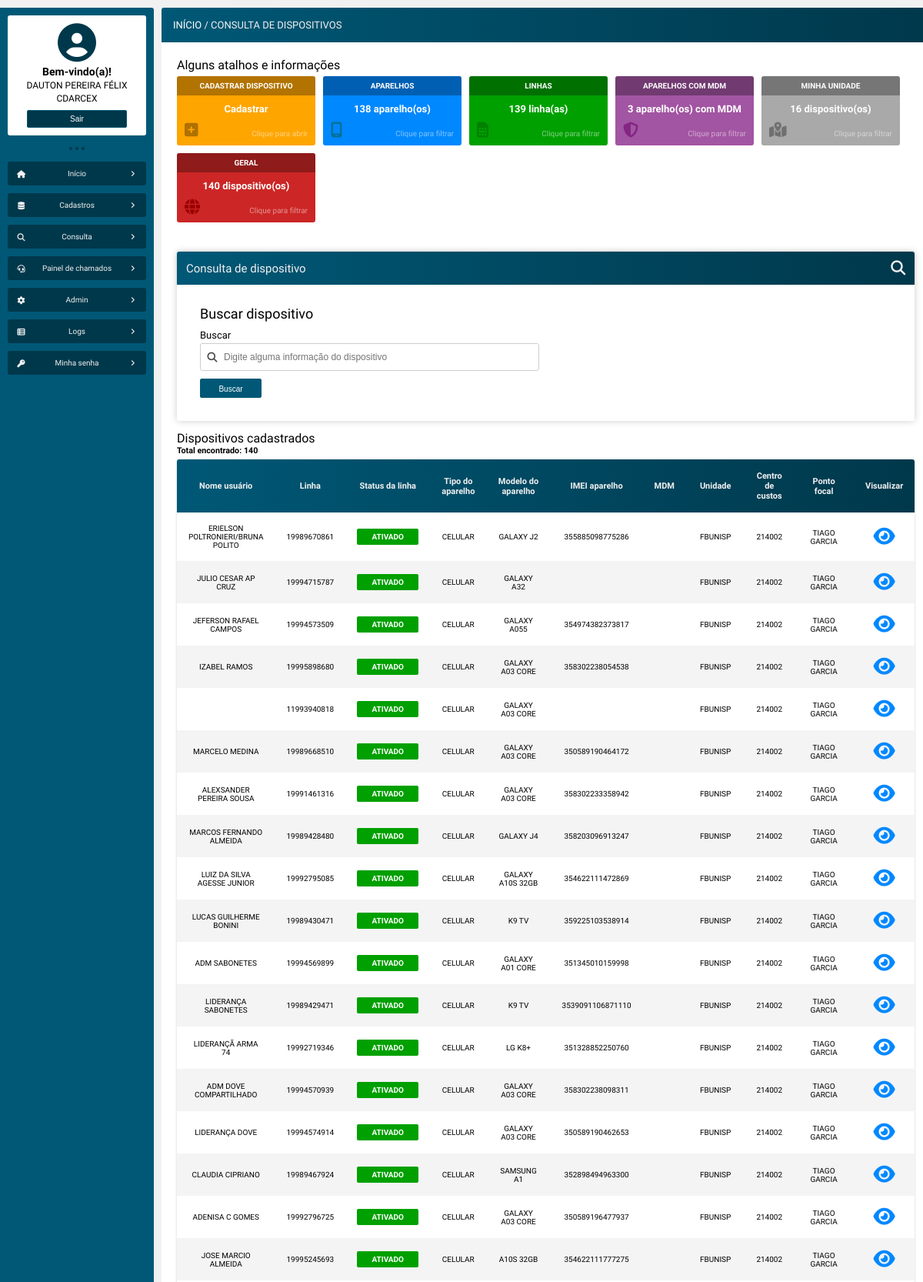
Page /consulta_dispositivos.php (signed in, upper part) on the committed database.
### tables this page shows
CREATE TABLE `tb_dispositivos` (
  `id` int NOT NULL AUTO_INCREMENT,
  `possui_linha` varchar(45) DEFAULT NULL,
  `linha` varchar(100) DEFAULT NULL,
  `operadora` varchar(100) DEFAULT NULL,
  `servico` varchar(100) DEFAULT NULL,
  `perfil` varchar(100) DEFAULT NULL,
  `status` varchar(100) DEFAULT NULL,
  `data_ativacao` varchar(100) DEFAULT NULL,
  `sim_card` varchar(100) DEFAULT NULL,
  `possui_aparelho` varchar(45) DEFAULT NULL,
  `tipo_aparelho` varchar(45) DEFAULT NULL,
  `marca_aparelho` varchar(100) DEFAULT NULL,
  `modelo_aparelho` varchar(100) DEFAULT NULL,
  `imei_aparelho` varchar(100) DEFAULT NULL,
  `gestao_mdm` varchar(100) DEFAULT NULL,
  `unidade` varchar(100) DEFAULT NULL,
  `centro_custo` varchar(100) DEFAULT NULL,
  `uf` varchar(10) DEFAULT NULL,
  `canal` varchar(100) DEFAULT NULL,
  `ponto_focal` varchar(100) DEFAULT NULL,
  `gestor` varchar(100) DEFAULT NULL,
  `possui_usuario` varchar(45) DEFAULT NULL,
  `nome` varchar(100) DEFAULT NULL,
  `matricula` varchar(100) DEFAULT NULL,
  `email` varchar(100) DEFAULT NULL,
  `funcao` varchar(100) DEFAULT NULL,
  `data_cadastro` timestamp NULL DEFAULT CURRENT_TIMESTAMP,
  `cadastrado_por` varchar(100) DEFAULT NULL,
  PRIMARY KEY (`id`),
  FULLTEXT KEY `linha` (`linha`,`operadora`,`servico`,`perfil`,`status`,`sim_card`,`marca_aparelho`,`modelo_aparelho`,`imei_aparelho`,`unidade`,`centro_custo`,`uf`,`ponto_focal`,`gestor`,`nome`,`matricula`),
  FULLTEXT KEY `busca` (`linha`,`operadora`,`status`,`tipo_aparelho`,`marca_aparelho`,`modelo_aparelho`,`imei_aparelho`,`unidade`,`centro_custo`,`canal`,`ponto_focal`,`gestor`,`nome`,`matricula`,`email`,`funcao`)
);

### src/model/Telefonia.php (called while the page is built, shortened)
<?php
class Telefonia
{
    private PDO $pdo;
    public function __construct(PDO $pdo)
    {
        $this->pdo = $pdo;
    }
    public function exibeDispositivos(): array
    {
        $sql = "SELECT * FROM tb_dispositivos ORDER BY ponto_focal DESC";
        $stmt = $this->pdo->prepare($sql);
        $stmt->execute();
        $resultado = $stmt->fetchAll(PDO::FETCH_ASSOC);
        return $resultado;
    }
    public function contagemDispositivos(): int
    {
        $sql = "SELECT COUNT(*) FROM tb_dispositivos";
        $stmt = $this->pdo->prepare($sql);
        $stmt->execute();
        $resultado = $stmt->fetchColumn();
        return $resultado;
    }
    public function contagemLinhas(): int
    {
        $sql = "SELECT COUNT(*) FROM tb_dispositivos WHERE linha != ''";
        $stmt = $this->pdo->prepare($sql);
        $stmt->execute();
        $resultado = $stmt->fetchColumn();
        return $resultado;
    }
    public function contagemAparelhos(): int
    {
        $sql = "SELECT COUNT(*) FROM tb_dispositivos WHERE marca_aparelho != ''";
        $stmt = $this->pdo->prepare($sql);
        $stmt->execute();
        $resultado = $stmt->fetchColumn();
        return $resultado;
    }
    public function contagemMDM(): int
    {
        $sql = "SELECT COUNT(*) FROM tb_dispositivos WHERE gestao_mdm = 'Sim'";
        $stmt = $this->pdo->prepare($sql);
        $stmt->execute();
        $resultado = $stmt->fetchColumn();
        return $resultado;
    }
    public function contagemMinhaUnidade() : int
    {
        $sql = "SELECT COUNT(*) FROM tb_dispositivos WHERE unidade = ? ";
        $stmt = $this->pdo->prepare($sql);
        $stmt->bindValue(1, $_SESSION['unidade']);
        $stmt->execute();
        $resultado = $stmt->fetchColumn();
        return $resultado;
    }
}

### consulta_dispositivos.php (the view, shortened to what this page needs)
<?php
require_once "src/config/conexao_bd.php";
if(empty($_SERVER['QUERY_STRING']) || $_SERVER['QUERY_STRING'] === 'busca=' || $_SERVER['QUERY_STRING'] === 'dispositivo=atualizado' || $_SERVER['QUERY_STRING'] === 'dispositivo=cadastrado' || $_SERVER['QUERY_STRING'] === 'dispositivo=excluido') {
    $titulo_tabela_filtrada = "Dispositivos cadastrados";
    $dispositivo = new Telefonia($pdo);
    $exibeDispositivos = $dispositivo->exibeDispositivos();
}
elseif (($_SERVER['QUERY_STRING'] ?? '') === 'linhas') {
    $titulo_tabela_filtrada = "Linhas cadastradas";
    $caminho_extracao = "linhas";
    $dispositivo = new Telefonia($pdo);
    $exibeDispositivos = $dispositivo->exibeLinhas();
} elseif(($_SERVER['QUERY_STRING'] ?? '') === 'aparelhos') {
    $titulo_tabela_filtrada = "Aparelhos cadastrados";
    $caminho_extracao = "aparelhos";
    $dispositivo = new Telefonia($pdo);
    $exibeDispositivos = $dispositivo->exibeAparelhos();
} elseif(($_SERVER['QUERY_STRING'] ?? '') === 'mdm') {
    $titulo_tabela_filtrada = "Aparelhos com MDM";
    $caminho_extracao = "mdm";
    $dispositivo = new Telefonia($pdo);
    $exibeDispositivos = $dispositivo->exibeComMDM();
} elseif(($_SERVER['QUERY_STRING'] ?? '') === 'minha_unidade') {
    $titulo_tabela_filtrada = "Aparelhos da minha unidade";
    $caminho_extracao = "minha_unidade";
    $dispositivo = new Telefonia($pdo);
    $exibeDispositivos = $dispositivo->exibeDispositivosMinhaUnidade();
} elseif(($_SERVER['QUERY_STRING'] ?? '') !== 'mdm' && ($_SERVER['QUERY_STRING'] ?? '') !== 'linha' && ($_SERVER['QUERY_STRING'] ?? '') !== 'aparelho' && ($_SERVER['QUERY_STRING'] ?? '') !== '') {
    $titulo_tabela_filtrada = 'Resultado da busca';
    $caminho_extracao = "extrair_tudo";
    $dispositivo = new Telefonia($pdo);
    $exibeDispositivos = $dispositivo->buscaDispositivo($_GET['busca']);
}
$mdm = new Telefonia($pdo);
$totalMDM = $mdm->contagemMDM();
$linha = new Telefonia($pdo);
$totalLinhas = $linha->contagemLinhas();
$aparelho = new Telefonia($pdo);
$totalAparelhos = $aparelho->contagemAparelhos();
$dispositivos = new Telefonia($pdo);
$totalDispositivos = $dispositivos->contagemDispositivos();
$dispositivos = new Telefonia($pdo);
$totalMinhaUnidade = $dispositivos->contagemMinhaUnidade();
?>
<!DOCTYPE html>
<html>
<head>
    <?php
    require_once "src/views/layout/head.php";
    ?>
</head>
<body>
    <main class="corpo">
        <?php
        require_once "src/views/layout/menu_lateral.php";
        ?>
        <section class="principal">
            <article class="conteudo">
                <header class="conteudo-cabecalho">
                    <h3><a href="inicio.php">INÍCIO</a> / CONSULTA DE DISPOSITIVOS</h3>
                </header>
                <section class="conteudo-center">
                    <article class="conteudo-center-boxs">
                        <div class="conteudo-center-box-01">
                            <h1>Alguns atalhos e informações</h1>
                            <?php if($_SESSION['perfil'] === 'INFRAESTRUTURA IDL' || $_SESSION['perfil'] === 'TI SITES') : ?>
                                <a href="cadastrar_dispositivo.php">
                                    <div>
                                        <div id="box-infos-amarela">
                                            <span>
                                                <h4>CADASTRAR DISPOSITIVO</h4>
                                            </span>
                                            <h3>Cadastrar</h3>
                                            <i class="fa-solid fa-square-plus"></i>
                                            <p class="texto-filtro">Clique para abrir</p>
                                        </div>
                                    </div>
                                </a>
                            <?php endif ?>
                            <a href="consulta_dispositivos.php?aparelhos">
                                <div>
                                    <div id="box-infos-azul">
                                        <span>
                                            <h4>APARELHOS</h4>
                                        </span>
                                        <h3><?= $totalAparelhos ?> aparelho(os)</h3>
                                        <i class="fa-solid fa-mobile-screen"></i>
                                        <p class="texto-filtro">Clique para filtrar</p>
                                    </div>
                                </div>
                            </a>
                            <a href="consulta_dispositivos.php?linhas">
                                <div>
                                    <div id="box-infos-verde">
                                        <span>
                                            <h4>LINHAS</h4>
                                        </span>
                                        <h3><?= $totalLinhas ?> linha(as)</h3>
                                        <i class="fa-solid fa-sim-card"></i>
                                        <p class="texto-filtro">Clique para filtrar</p>
                                    </div>
                                </div>
                            </a>
                            <a href="consulta_dispositivos.php?mdm">
                                <div>
                                    <div id="box-infos-roxa">
                                        <span>
                                            <h4>APARELHOS COM MDM</h4>
                                        </span>
                                        <h3><?= $totalMDM; ?> aparelho(os) com MDM</h3>
                                        <i class="fa-solid fa-shield-halved"></i>
                                        <p class="texto-filtro">Clique para filtrar</p>
                                    </div>
                                </div>
                            </a>
                            <a href="consulta_dispositivos.php?minha_unidade">
                                <div>
                                    <div id="box-infos-cinza">
                                        <span>
                                            <h4>MINHA UNIDADE</h4>
                                        </span>
                                        <h3><?= $totalMinhaUnidade; ?> dispositivo(os)</h3>
                                        <i class="fa-solid fa-map-location-dot"></i>
                                        <p class="texto-filtro">Clique para filtrar</p>
                                    </div>
                                </div>
                            </a>
                            <a href="consulta_dispositivos.php">
                                <div>
                                    <div id="box-infos-vermelha">
                                        <span>
                                            <h4>GERAL</h4>
                                        </span>
                                        <h3><?= $totalDispositivos; ?> dispositivo(os)</h3>
                                        <i class="fa-solid fa-globe"></i>
                                        <p class="texto-filtro">Clique para filtrar</p>
                                    </div>
                                </div>
                            </a>
                        </div>
                        <div>
                            <form method="get" action="consulta_dispositivos.php">
                                <header id="form-cabecalho">
                                    <h1>Consulta de dispositivo</h1>
                                    <i class="fa-solid fa-magnifying-glass"></i>
                                </header>
                                <h2>Buscar dispositivo</h2>
                                <label for="busca">Buscar
                                    <div>
                                        <i class="fa-solid fa-magnifying-glass"></i>
                                        <input type="search" name="busca" id="busca" placeholder="Digite alguma informação do dispositivo">
                                    </div>
                                </label>
                                <button type="submit">Buscar</button>
                            </form>
                        </div>
                        <div>
                            <h1><?= $titulo_tabela_filtrada ?>
                            <h6>Total encontrado: <?= count($exibeDispositivos) ?></h6>
                            <table>
                                <thead>
                                    <tr>
                                        <td>Nome usuário</td>
                                        <td>Linha</td>
                                        <td>Status da linha</td>
                                        <td>Tipo do aparelho</td>
                                        <td>Modelo do aparelho</td>
                                        <td>IMEI aparelho</td>
                                        <td>MDM</td>
                                        <td>Unidade</td>
                                        <td>Centro de custos</td>
                                        <td>Ponto focal</td>
                                        <td>Visualizar</td>
                                    </tr>
                                </thead>
                                <tbody>
                                    <?php if(count($exibeDispositivos) > 0): ?>
                                        <?php foreach($exibeDispositivos as $dispositivo): ?>
                                            <tr>
                                                <td><?= htmlentities($dispositivo['nome']) ?></td>
                                                <td><?= htmlentities($dispositivo['linha']) ?></td>
                                                <td id="Status"><p><?= htmlentities($dispositivo['status']) ?></p></td>
                                                <td><?= htmlentities($dispositivo['tipo_aparelho']) ?></td>
                                                <td><?= htmlentities($dispositivo['modelo_aparelho']) ?></td>
                                                <td><?= htmlentities($dispositivo['imei_aparelho']) ?></td>
                                                <td><?= htmlentities($dispositivo['gestao_mdm']) ?></td>
                                                <td><?= htmlentities($dispositivo['unidade']) ?></td>
                                                <td><?= htmlentities($dispositivo['centro_custo']) ?></td>
                                                <td><?= htmlentities($dispositivo['ponto_focal']) ?></td>
                                                <td id="status">
                                                    <a href="visualiza_dispositivo.php?id=<?= $dispositivo['id'] ?>"><i class="fa-solid fa-eye"></i></a>
                                                </td>
                                            </tr>
                                        <?php endforeach; ?>
                                    <?php else: ?>
                                        <tr>
                                            <td colspan="11"><p id="nenhum_resultado_encontrado">Nenhum resultado encontrado para o filtro ou valor informado.</p></td>
                                        </tr>
                                    <?php endif; ?>
                                </tbody>
                            </table>
                        </div>
                    </article>
                </section>
            </article>
        </section>
    </main>
</body>
</html>

### rows in the picture
tb_dispositivos: nome "ERIELSON POLTRONIERI/BRUNA POLITO", linha "19989670861", status "ATIVADO", tipo_aparelho "CELULAR", modelo_aparelho "GALAXY J2", imei_aparelho "355885098775286", unidade "FBUNISP", centro_custo "214002", ponto_focal "TIAGO GARCIA"
tb_dispositivos: nome "JULIO CESAR AP CRUZ", linha "19994715787", status "ATIVADO", tipo_aparelho "CELULAR", modelo_aparelho "GALAXY A32", unidade "FBUNISP", centro_custo "214002", ponto_focal "TIAGO GARCIA"
tb_dispositivos: nome "JEFERSON RAFAEL CAMPOS", linha "19994573509", status "ATIVADO", tipo_aparelho "CELULAR", modelo_aparelho "GALAXY A055", imei_aparelho "354974382373817", unidade "FBUNISP", centro_custo "214002", ponto_focal "TIAGO GARCIA"
tb_dispositivos: nome "IZABEL RAMOS", linha "19995898680", status "ATIVADO", tipo_aparelho "CELULAR", modelo_aparelho "GALAXY A03 CORE", imei_aparelho "358302238054538", unidade "FBUNISP", centro_custo "214002", ponto_focal "TIAGO GARCIA"
tb_dispositivos: linha "11993940818", status "ATIVADO", tipo_aparelho "CELULAR", modelo_aparelho "GALAXY A03 CORE", unidade "FBUNISP", centro_custo "214002", ponto_focal "TIAGO GARCIA"
tb_dispositivos: nome "MARCELO MEDINA", linha "19989668510", status "ATIVADO", tipo_aparelho "CELULAR", modelo_aparelho "GALAXY A03 CORE", imei_aparelho "350589190464172", unidade "FBUNISP", centro_custo "214002", ponto_focal "TIAGO GARCIA"
tb_dispositivos: nome "ALEXSANDER PEREIRA SOUSA", linha "19991461316", status "ATIVADO", tipo_aparelho "CELULAR", modelo_aparelho "GALAXY A03 CORE", imei_aparelho "358302233358942", unidade "FBUNISP", centro_custo "214002", ponto_focal "TIAGO GARCIA"
tb_dispositivos: nome "MARCOS FERNANDO ALMEIDA", linha "19989428480", status "ATIVADO", tipo_aparelho "CELULAR", modelo_aparelho "GALAXY J4", imei_aparelho "358203096913247", unidade "FBUNISP", centro_custo "214002", ponto_focal "TIAGO GARCIA"
tb_dispositivos: nome "LUIZ DA SILVA AGESSE JUNIOR", linha "19992795085", status "ATIVADO", tipo_aparelho "CELULAR", modelo_aparelho "GALAXY A10S 32GB", imei_aparelho "354622111472869", unidade "FBUNISP", centro_custo "214002", ponto_focal "TIAGO GARCIA"
tb_dispositivos: nome "LUCAS GUILHERME BONINI", linha "19989430471", status "ATIVADO", tipo_aparelho "CELULAR", modelo_aparelho "K9 TV", imei_aparelho "359225103538914", unidade "FBUNISP", centro_custo "214002", ponto_focal "TIAGO GARCIA"
tb_dispositivos: nome "ADM SABONETES", linha "19994569899", status "ATIVADO", tipo_aparelho "CELULAR", modelo_aparelho "GALAXY A01 CORE", imei_aparelho "351345010159998", unidade "FBUNISP", centro_custo "214002", ponto_focal "TIAGO GARCIA"
tb_dispositivos: nome "LIDERANÇA SABONETES", linha "19989429471", status "ATIVADO", tipo_aparelho "CELULAR", modelo_aparelho "K9 TV", imei_aparelho "3539091106871110", unidade "FBUNISP", centro_custo "214002", ponto_focal "TIAGO GARCIA"
tb_dispositivos: nome "LIDERANÇÃ ARMA 74", linha "19992719346", status "ATIVADO", tipo_aparelho "CELULAR", modelo_aparelho "LG K8+", imei_aparelho "351328852250760", unidade "FBUNISP", centro_custo "214002", ponto_focal "TIAGO GARCIA"
tb_dispositivos: nome "ADM DOVE COMPARTILHADO", linha "19994570939", status "ATIVADO", tipo_aparelho "CELULAR", modelo_aparelho "GALAXY A03 CORE", imei_aparelho "358302238098311", unidade "FBUNISP", centro_custo "214002", ponto_focal "TIAGO GARCIA"
tb_dispositivos: nome "LIDERANÇA DOVE", linha "19994574914", status "ATIVADO", tipo_aparelho "CELULAR", modelo_aparelho "GALAXY A03 CORE", imei_aparelho "350589190462653", unidade "FBUNISP", centro_custo "214002", ponto_focal "TIAGO GARCIA"
tb_dispositivos: nome "CLAUDIA CIPRIANO", linha "19989467924", status "ATIVADO", tipo_aparelho "CELULAR", modelo_aparelho "SAMSUNG A1", imei_aparelho "352898494963300", unidade "FBUNISP", centro_custo "214002", ponto_focal "TIAGO GARCIA"
tb_dispositivos: nome "ADENISA C GOMES", linha "19992796725", status "ATIVADO", tipo_aparelho "CELULAR", modelo_aparelho "GALAXY A03 CORE", imei_aparelho "350589196477937", unidade "FBUNISP", centro_custo "214002", ponto_focal "TIAGO GARCIA"
tb_dispositivos: nome "JOSE MARCIO ALMEIDA", linha "19995245693", status "ATIVADO", tipo_aparelho "CELULAR", modelo_aparelho "A10S 32GB", imei_aparelho "354622111777275", unidade "FBUNISP", centro_custo "214002", ponto_focal "TIAGO GARCIA"

### other values in the picture
$_SESSION['nome'] "DAUTON PEREIRA FÉLIX"
$_SESSION['unidade'] "CDARCEX"
$totalAparelhos "138"
$totalLinhas "139"
$totalMDM "3"
$totalMinhaUnidade "16"
$totalDispositivos "140"
$titulo_tabela_filtrada "Dispositivos cadastrados"
count($exibeDispositivos) "140"
